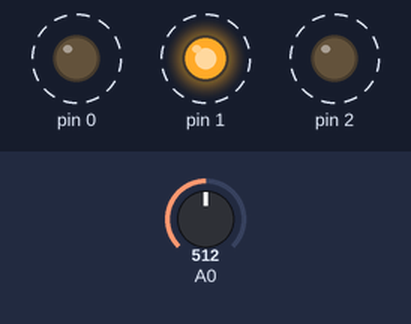
This sketch was run on a simulated Arduino Uno, built with avr-gcc and run on an emulated ATmega328P. Shown: output pins drawn as LEDs (lit = HIGH). Dashed ring = blinking. Inputs (shaded band) come from the test bench; at power-on: A0 = 512.

Above: at 0.96 s.
1.3 s: A0 set to 0
At 1.85 s:
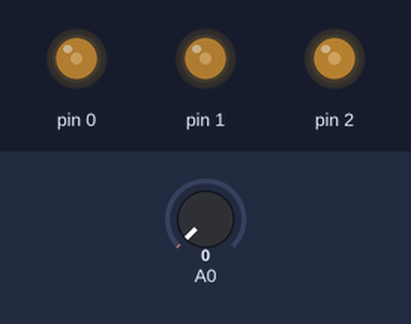
4.3 s: A0 set to 122
At 4.49 s:
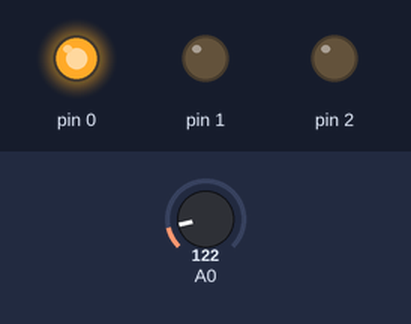
At 5.46 s:
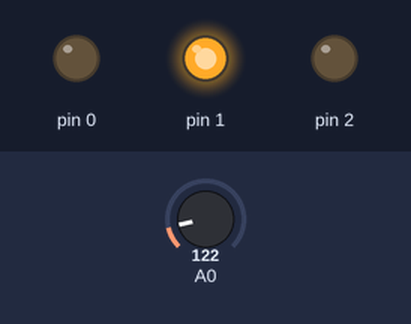
7.3 s: A0 set to 306
Timing chart, 0 to 16.3 s (numbered marks = the images above; inputs shaded):
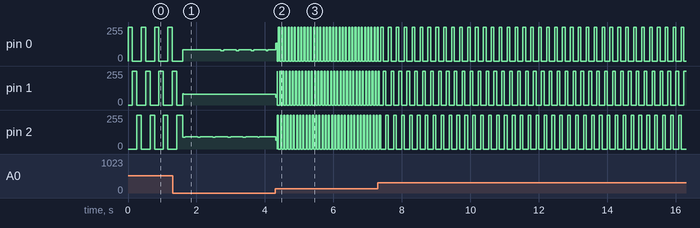

The sketch:

blink_rgb.ino
```cpp
// the setup function runs once when you press reset or power the board
void setup() {
  // initialize digital pin LED_BUILTIN as an output.
  //pinMode(LED_BUILTIN, OUTPUT);
  pinMode(0, OUTPUT);
  pinMode(1, OUTPUT);
  pinMode(2, OUTPUT);
  //Serial.begin(115200);


}

// common anode
//#define A HIGH
//#define B LOW

// common cathode
#define A LOW
#define B HIGH


void loop() {
  int d = analogRead(0);
  d >>= 2;
  d += 1;
  //Serial.println(d);

  //int d = 300;
  digitalWrite(0, B);
  digitalWrite(2, A);
  delay(d);
  digitalWrite(0, A);
  digitalWrite(1, B);
  delay(d);
  digitalWrite(1, A);
  digitalWrite(2, B);
  delay(d);
}
```

Measured:
- after the input at 4.3 s, pin 1: 80/255 → 57/255 at once, then repeats every 0.07 s: 255/255 0.01 s, 0/255 0.06 s
- after the input at 7.3 s, pin 1: alternates 255/255 for 0.08 s and 0/255 for 0.15 s, starting after 0.15 s; pin 2: alternates 255/255 for 0.08 s and 0/255 for 0.15 s, starting after 0.23 s
- by itself, pin 0: repeats every 0.23 s: 255/255 0.08 s, 0/255 0.15 s
- by itself, pin 2: moves between 0/255 and 255/255, repeating every 0.28 s
